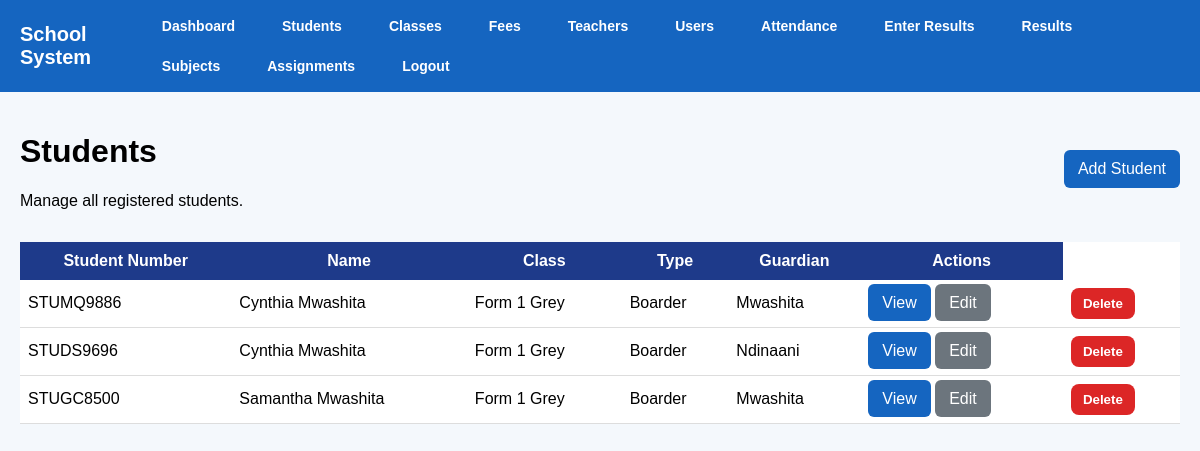
The app's page /students (signed in) with its own data.
### tables this page shows
CREATE TABLE students (
            id INTEGER PRIMARY KEY AUTOINCREMENT,
            first_name TEXT NOT NULL,
            last_name TEXT NOT NULL,
            gender TEXT,
            dob TEXT,
            class_name TEXT
        , boarding_status TEXT, guardian2_name TEXT, guardian2_phone TEXT, student_number TEXT, birthday TEXT, enrollment_date TEXT, leaving_year TEXT, home_address TEXT, mailing_address TEXT, student_phone TEXT, medical_info TEXT, emergency_contact TEXT, guardian1_relationship TEXT, guardian1_whatsapp TEXT, guardian1_email TEXT, guardian2_relationship TEXT, guardian2_whatsapp TEXT, guardian2_email TEXT, guardian1_name TEXT, guardian1_phone TEXT);

### app.py (the view)
@app.route("/students")
@login_required
@roles_required("admin", "director")
def students():
    conn = get_db()
    all_students = conn.execute("SELECT * FROM students ORDER BY first_name, last_name").fetchall()
    conn.close()
    return render_template("students.html", students=all_students)

### app.py (called while the page is built)
def get_db():
    conn = sqlite3.connect("school.db")
    conn.row_factory = sqlite3.Row
    return conn

def login_required(f):
    @wraps(f)
    def wrapper(*args, **kwargs):
        if "user_id" not in session:
            flash("Please log in first.", "warning")
            return redirect(url_for("login"))
        return f(*args, **kwargs)
    return wrapper

def roles_required(*allowed_roles):
    def decorator(f):
        @wraps(f)
        def wrapper(*args, **kwargs):
            if "user_id" not in session:
                flash("Please log in first.", "warning")
                return redirect(url_for("login"))
            if session.get("role") not in allowed_roles:
                flash("You are not allowed to access that page.", "danger")
                return redirect(url_for("dashboard"))
            return f(*args, **kwargs)
        return wrapper
    return decorator

### templates/students.html (shortened to what this page needs)
{% extends "base.html" %}
{% block content %}
<div style="display:flex; justify-content:space-between; align-items:center; margin-bottom:16px; gap:12px; flex-wrap:wrap;">
    <div>
        <h1 class="page-title">Students</h1>
        <p class="page-subtitle">Manage all registered students.</p>
    </div>
    <a href="{{ url_for('add_student') }}" class="btn">Add Student</a>
</div>
<div class="card">
    <div class="table-wrapper">
        <table>
            <thead>
                <tr>
                    <th>Student Number</th>
                    <th>Name</th>
                    <th>Class</th>
                    <th>Type</th>
                    <th>Guardian</th>
                    <th>Actions</th>
                </tr>
            </thead>
            <tbody>
                {% for student in students %}
                <tr>
                    <td>{{ student.student_number }}</td>
                    <td>{{ student.first_name }} {{ student.last_name }}</td>
                    <td>{{ student.class_name }}</td>
                    <td>{{ student.boarding_status or '-' }}</td>
                    <td>{{ student.guardian1_name or '-' }}</td>
                    <td>
                        <a href="{{ url_for('student_profile', id=student.id) }}" class="btn">View</a>
                        <a href="{{ url_for('edit_student', id=student.id) }}" class="btn btn-secondary">Edit</a>
                    </td>
                    <td>
    <form method="POST" action="{{ url_for('delete_student', id=student.id) }}" onsubmit="return confirm('Are you sure you want to delete this student?');">
        <button type="submit" class="delete-btn">Delete</button>
    </form>
</td>
                </tr>
                {% else %}
                <tr>
                    <td colspan="6">No students found.</td>
                </tr>
                {% endfor %}
            </tbody>
        </table>
    </div>
</div>
{% endblock %}

### static/style.css (style rules this page uses)
body { font-family: Arial, sans-serif; background-color: #f4f6f9; margin: 0; padding: 0; }
table { width: 100%; border-collapse: collapse; background: white; }
th { background-color: #1e3a8a; color: white; padding: 10px; }
td { padding: 8px; border-bottom: 1px solid #ddd; }
button { background-color: #2563eb; color: white; padding: 8px 12px; border: none; border-radius: 5px; }

### templates/base.html (style rules this page uses)
body { margin: 0; font-family: Arial, sans-serif; background: #f4f8fc; }
.btn { background: #1565c0; color: white; padding: 10px 14px; border: none; border-radius: 6px; cursor: pointer; text-decoration: none; }
.btn-secondary { background: #6c757d; }

### templates/students.html (style rules this page uses)
.delete-btn { background: #dc2626; color: white; border: none; padding: 8px 12px; border-radius: 8px; cursor: pointer; font-weight: 600; }

### records on screen
students: student_number "STUMQ9886", first_name "Cynthia", last_name "Mwashita", class_name "Form 1 Grey", boarding_status "Boarder", guardian1_name "Mwashita"
students: student_number "STUDS9696", first_name "Cynthia", last_name "Mwashita", class_name "Form 1 Grey", boarding_status "Boarder", guardian1_name "Ndinaani"
students: student_number "STUGC8500", first_name "Samantha", last_name "Mwashita", class_name "Form 1 Grey", boarding_status "Boarder", guardian1_name "Mwashita"
